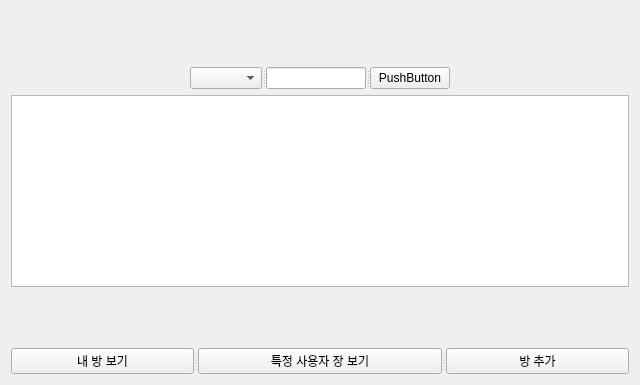
<?xml version="1.0" encoding="UTF-8"?>
<ui version="4.0">
 <class>UserEducationCommunicationWidget</class>
 <widget class="QWidget" name="UserEducationCommunicationWidget">
  <property name="geometry">
   <rect>
    <x>0</x>
    <y>0</y>
    <width>640</width>
    <height>385</height>
   </rect>
  </property>
  <property name="windowTitle">
   <string>Form</string>
  </property>
  <layout class="QGridLayout" name="gridLayout">
   <item row="0" column="0">
    <layout class="QVBoxLayout" name="verticalLayout_2">
     <item>
      <spacer name="verticalSpacer_2">
       <property name="orientation">
        <enum>Qt::Orientation::Vertical</enum>
       </property>
       <property name="sizeHint" stdset="0">
        <size>
         <width>20</width>
         <height>28</height>
        </size>
       </property>
      </spacer>
     </item>
     <item>
      <layout class="QVBoxLayout" name="verticalLayout">
       <item>
        <layout class="QHBoxLayout" name="horizontalLayout_2">
         <item>
          <spacer name="horizontalSpacer_2">
           <property name="orientation">
            <enum>Qt::Orientation::Horizontal</enum>
           </property>
           <property name="sizeHint" stdset="0">
            <size>
             <width>40</width>
             <height>20</height>
            </size>
           </property>
          </spacer>
         </item>
         <item>
          <widget class="QSplitter" name="splitter">
           <property name="orientation">
            <enum>Qt::Orientation::Horizontal</enum>
           </property>
           <widget class="QComboBox" name="comboBox"/>
           <widget class="QLineEdit" name="lineEdit"/>
           <widget class="QPushButton" name="pushButton">
            <property name="text">
             <string>PushButton</string>
            </property>
           </widget>
          </widget>
         </item>
         <item>
          <spacer name="horizontalSpacer">
           <property name="orientation">
            <enum>Qt::Orientation::Horizontal</enum>
           </property>
           <property name="sizeHint" stdset="0">
            <size>
             <width>40</width>
             <height>20</height>
            </size>
           </property>
          </spacer>
         </item>
        </layout>
       </item>
       <item>
        <widget class="QTableView" name="tableView"/>
       </item>
      </layout>
     </item>
     <item>
      <spacer name="verticalSpacer">
       <property name="orientation">
        <enum>Qt::Orientation::Vertical</enum>
       </property>
       <property name="sizeHint" stdset="0">
        <size>
         <width>20</width>
         <height>28</height>
        </size>
       </property>
      </spacer>
     </item>
     <item>
      <widget class="QSplitter" name="splitter_2">
       <property name="orientation">
        <enum>Qt::Orientation::Horizontal</enum>
       </property>
       <widget class="QPushButton" name="pushButton_2">
        <property name="text">
         <string>내 방 보기</string>
        </property>
       </widget>
       <widget class="QPushButton" name="pushButton_3">
        <property name="text">
         <string>특정 사용자 장 보기</string>
        </property>
       </widget>
       <widget class="QPushButton" name="pushButton_4">
        <property name="text">
         <string>방 추가</string>
        </property>
       </widget>
      </widget>
     </item>
    </layout>
   </item>
  </layout>
 </widget>
 <resources/>
 <connections/>
</ui>
